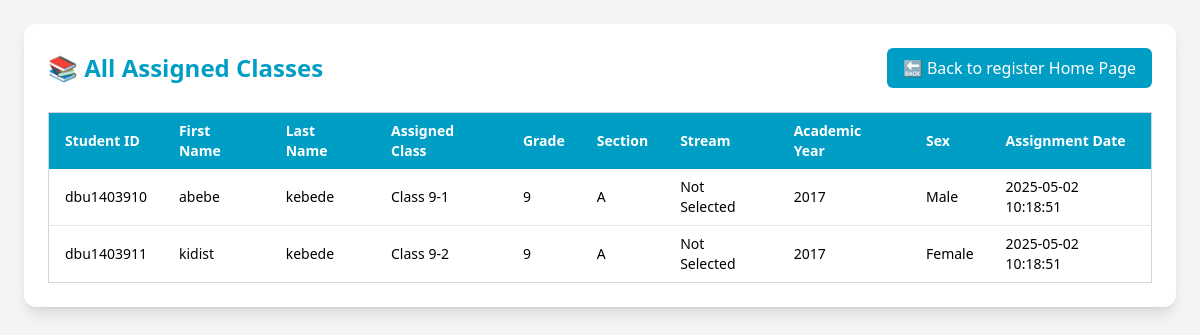
The app's page /view_assined_class.php with its own data.
### tables this page shows
CREATE TABLE `assigned_classes` (
  `id` int(11) NOT NULL,
  `student_id` varchar(255) NOT NULL,
  `assigned_class` varchar(255) NOT NULL,
  `section` varchar(10) NOT NULL,
  `stream` varchar(50) NOT NULL,
  `academic_year` varchar(10) NOT NULL,
  `grade` varchar(50) NOT NULL,
  `sex` varchar(10) NOT NULL,
  `assignment_date` timestamp NOT NULL DEFAULT current_timestamp()
);

CREATE TABLE `students` (
  `student_id` varchar(50) NOT NULL,
  `first_name` varchar(100) DEFAULT NULL,
  `middle_name` varchar(100) DEFAULT NULL,
  `last_name` varchar(100) DEFAULT NULL,
  `sex` enum('Male','Female') DEFAULT NULL,
  `dob` date DEFAULT NULL,
  `region` varchar(100) DEFAULT NULL,
  `zone` varchar(100) DEFAULT NULL,
  `woreda` varchar(100) DEFAULT NULL,
  `kebele` varchar(100) DEFAULT NULL,
  `phone` varchar(20) DEFAULT NULL,
  `photo_path` varchar(255) DEFAULT NULL,
  `certificate_path` varchar(255) DEFAULT NULL,
  `guardian_name` varchar(100) DEFAULT NULL,
  `guardian_phone` varchar(20) DEFAULT NULL,
  `status` varchar(50) DEFAULT 'Pending',
  `grade` varchar(10) DEFAULT NULL,
  `academic_year` varchar(20) DEFAULT NULL,
  `stream` varchar(20) DEFAULT 'Not Selected'
);

### view_assined_class.php (the view, shortened to what this page needs)
<?php
include 'db_connection.php';
$stmt = $conn->prepare("SELECT ac.student_id, s.first_name, s.last_name, ac.assigned_class, ac.grade, ac.section, ac.stream, ac.academic_year, ac.assignment_date, s.sex
                        FROM assigned_classes ac
                        JOIN students s ON ac.student_id = s.student_id
                        ORDER BY ac.assignment_date DESC");
$stmt->execute();
$result = $stmt->get_result();
?>
<!DOCTYPE html>
<html lang="en">
<head>
    <script src="https://cdn.tailwindcss.com"></script>
</head>
<body class="bg-gray-100 min-h-screen p-6">
    <div class="max-w-7xl mx-auto bg-white p-6 rounded-xl shadow-lg">
        <div class="flex justify-between items-center mb-6">
            <h2 class="text-2xl font-bold text-[#009dc4]">📚 All Assigned Classes</h2>
            <a href="registeral.php" class="bg-[#009dc4] text-white px-4 py-2 rounded-md hover:bg-[#007ca3] transition">
                🔙 Back to register Home Page
            </a>
        </div>
        <?php if ($result->num_rows > 0): ?>
            <div class="overflow-x-auto">
                <table class="min-w-full text-sm text-left border border-gray-300 rounded-lg">
                    <thead class="bg-[#009dc4] text-white">
                        <tr>
                            <th class="px-4 py-2">Student ID</th>
                            <th class="px-4 py-2">First Name</th>
                            <th class="px-4 py-2">Last Name</th>
                            <th class="px-4 py-2">Assigned Class</th>
                            <th class="px-4 py-2">Grade</th>
                            <th class="px-4 py-2">Section</th>
                            <th class="px-4 py-2">Stream</th>
                            <th class="px-4 py-2">Academic Year</th>
                            <th class="px-4 py-2">Sex</th>
                            <th class="px-4 py-2">Assignment Date</th>
                        </tr>
                    </thead>
                    <tbody class="bg-white divide-y divide-gray-200">
                        <?php while ($assigned_class = $result->fetch_assoc()): ?>
                            <tr class="hover:bg-gray-50">
                                <td class="px-4 py-2"><?php echo $assigned_class['student_id']; ?></td>
                                <td class="px-4 py-2"><?php echo $assigned_class['first_name']; ?></td>
                                <td class="px-4 py-2"><?php echo $assigned_class['last_name']; ?></td>
                                <td class="px-4 py-2"><?php echo $assigned_class['assigned_class']; ?></td>
                                <td class="px-4 py-2"><?php echo $assigned_class['grade']; ?></td>
                                <td class="px-4 py-2"><?php echo $assigned_class['section']; ?></td>
                                <td class="px-4 py-2"><?php echo $assigned_class['stream']; ?></td>
                                <td class="px-4 py-2"><?php echo $assigned_class['academic_year']; ?></td>
                                <td class="px-4 py-2"><?php echo $assigned_class['sex']; ?></td>
                                <td class="px-4 py-2"><?php echo $assigned_class['assignment_date']; ?></td>
                            </tr>
                        <?php endwhile; ?>
                    </tbody>
                </table>
            </div>
        <?php else: ?>
            <p class="text-gray-700 font-medium">No classes have been assigned yet.</p>
        <?php endif; ?>
    </div>
</body>
</html>

### records on screen
assigned_classes: student "dbu1403910", student.first_name "abebe", student.last_name "kebede", assigned_class "Class 9-1", grade "9", section "A", stream "Not Selected", academic_year "2017", student.sex "Male", assignment_date "2025-05-02 10:18:51"
assigned_classes: student "dbu1403911", student.first_name "kidist", student.last_name "kebede", assigned_class "Class 9-2", grade "9", section "A", stream "Not Selected", academic_year "2017", student.sex "Female", assignment_date "2025-05-02 10:18:51"
